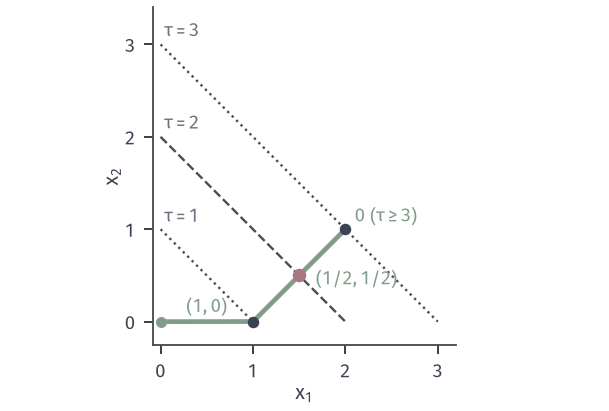

Write the Python code that produced this figure.
from pathlib import Path
import sys
sys.path.insert(0, str(Path(__file__).resolve().parents[1]/'sens-common'))
from sens_core import *
# Path of x*(tau) in the plane; kinks at tau=1 and tau=3.
fig, ax = figure(width_mm=86, height_mm=58)
for tau, ls, lw in [(1, ':', .95), (2, '--', .95), (3, ':', .95)]:
    ax.plot([0, tau], [tau, 0], color=ACTIVE, lw=lw, ls=ls, zorder=2)
    ax.text(.04, tau+.04, rf'$\tau={tau}$', fontsize=7.5, color=MUTED, va='bottom')
T = np.linspace(.001, 4, 800); P = np.array([budget(t)[0] for t in T])
ax.plot(P[:, 0], P[:, 1], color=GREEN, lw=1.9, zorder=4)
ax.plot([1], [0], 'o', color=INK, ms=3.6, zorder=6); ax.plot([2], [1], 'o', color=INK, ms=3.6, zorder=6)
ax.plot([0], [0], 'o', color=GREEN, ms=3.4, zorder=6)
opt_point(ax, (1.5, .5))
ax.text(.5, .1, r"$(1,0)$", fontsize=7.5, ha='center', color=GREEN)
ax.text(1.68, .40, r"$(1/2,1/2)$", fontsize=7.5, ha='left', color=GREEN)
ax.text(2.1, 1.08, r'$\bm{0}$ ($\tau\geq3$)'.replace(r'\bm{0}', '0'), fontsize=7.5, color=GREEN)
ax.set_aspect('equal'); clean(ax, (-.08, 3.2), (-.25, 3.4), xlabel='$x_1$', ylabel='$x_2$')
ax.set_xticks([0, 1, 2, 3]); ax.set_yticks([0, 1, 2, 3])
save(fig, Path(__file__).resolve().parent, 'figure', {'kinks': [1, 3]})
